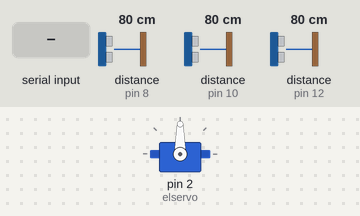
Bench run of a sketch on a simulated Arduino Uno, built with avr-gcc and run on an emulated ATmega328P. Parts: servo. The test bench sets the inputs (shaded band); at power-on: distance to the obstacle (sensors on pin 8, pin 12, pin 10) 80 cm. The echo pulse lasts 58.3 µs per cm; what the sketch prints to the serial monitor is not drawn.

Above: at 1.2 s.
1.3 s: distance to the obstacle (sensor on pin 8) set to 10 cm
2.8 s: distance to the obstacle (sensor on pin 8) set to 7 cm
At 5.5 s:
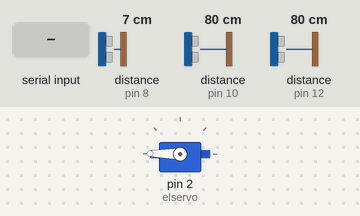
5.8 s: "2" received over the second serial link
At 6.88 s:
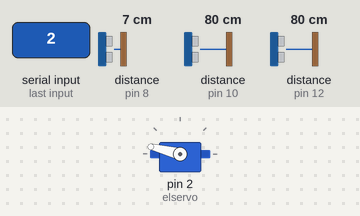
8.5 s: distance to the obstacle (sensor on pin 12) set to 2 cm
At 11.3 s:
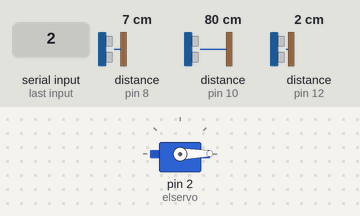
11.5 s: distance to the obstacle (sensor on pin 12) set to 7 cm
13.8 s: distance to the obstacle (sensor on pin 12) set to 10 cm
At 15.16 s:
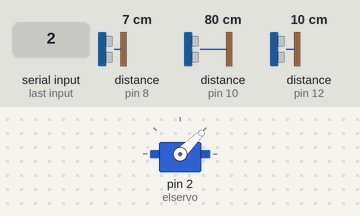
Timing chart, 0 to 17.8 s (numbered marks = the images above; inputs shaded):
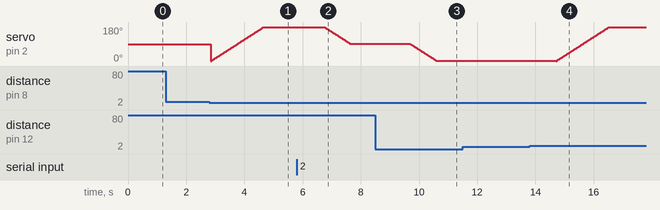

The sketch:

elevator_jy.ino
```cpp
/*SW개발자 대회_엘리베이터*/

#include <Servo.h>
#include <SoftwareSerial.h>
#include <NewPing.h>

Servo elservo; //서보모터를 elservo로 정의
SoftwareSerial elSerial(4,3); //블루투스 4번핀을 Rx, 3번핀을 Tx 설정
int Trig1 = 13;
int Echo1 = 12; //초음파센서1(1층) 핀설정
int Trig2 = 11;
int Echo2 = 10; //초음파센서2(2층) 핀설정
int Trig3 = 9;
int Echo3 = 8; //초음파센서3(3층) 핀설정
int led_1 = 7;
int led_2 = 6;
int led_3 = 5; //층별 LED 핀 설정
int flor = 1; //층 선언
unsigned char data = 0; //블루투스로 받는 데이터값 지정

    NewPing sonar1(Trig1, Echo1, 10);
    NewPing sonar2(Trig2, Echo2, 10);//NewPing헤더파일을 이용한 초음파센서의 거리 측정
    NewPing sonar3(Trig3, Echo3, 10); //최대 측정 가능 거리 10cm

void setup() {
    Serial.begin(9600); //시리얼 모니터 시작
    Serial.write("Hello elevator\n");
    elSerial.begin(9600); //블루투스 시리얼 통신 시작
    elservo.attach(2);
}

void loop() {

    delay(50);

    float distance1 = sonar1.ping_cm();
    float distance2 = sonar2.ping_cm();
    float distance3 = sonar3.ping_cm(); //각 초음파센서의 거리를 distance변수에 저장


    if(elSerial.available()) //블루투스를 한다면 원하는 층값을 받기
    {
      data = elSerial.read();

      if(data=='7')  //앱에서 특정 버튼을 누르면 아두이노로 7을 보내도록 설정해둠
      {
        elSerial.write("현재 층수는 : ");
        elSerial.print(flor);
        elSerial.write("층"); //현재 층수를 블루투스에 전송
      }
      else
      {
        Serial.write("미리 눌려진 층 : ");
      elSerial.write(data);
      elSerial.write("층을 눌렀습니다.\n");
      }
    }

    if((distance1 > 1 && distance1 < 9) || data =='1') //1층일때
    {
      digitalWrite(led_1,HIGH);
      Serial.write("1층\n");

      if(flor==2)
      {
        for(int i=90; i>0; i--)
        {
          elservo.write(i);
          delay(10);
        }
      }

      if(flor==3)
      {
        for(int i=180; i>0; i--)
        {
          elservo.write(i);
          delay(10);
        }
      }
      flor=1;
      digitalWrite(led_1,LOW);
      delay(2000);
    }


    else if((distance2 > 1 && distance2 < 9) || data =='2') //2층일때
    {
      digitalWrite(led_2,HIGH);
      Serial.write("2층\n");

      if(flor==1)
      {
        for(int i=0; i<90; i++)
        {
          elservo.write(i);
          delay(10);
        }
      }

      if(flor==3)
      {
        for(int i=180; i>90; i--)
        {
          elservo.write(i);
          delay(10);
        }
      }
      flor=2;
      digitalWrite(led_2,LOW);
      delay(2000);
    }

    else if((distance3 > 1 && distance3 < 9) || data == '3') //3층일때
    {
      digitalWrite(led_3,HIGH);
      Serial.write("3층\n");

      if(flor==1)
      {
        for(int i=0; i<180; i++)
        {
          elservo.write(i);
          delay(10);
        }
      }

      if(flor==2)
      {
        for(int i=90; i<180; i++)
        {
          elservo.write(i);
          delay(10);
        }
      }
      flor=3;
      digitalWrite(led_3,LOW);
      delay(2000);
    }
    data = 0;
}
```

Measured:
- the behaviour switches between 9 and 8 cm on distance to the obstacle (sensor on pin 8) (found by bisection; images 0 and 1)
- the behaviour switches between 8 and 9 cm on distance to the obstacle (sensor on pin 12) (found by bisection; images 3 and 4)
- after the input at 1.3 s, every drawn part: stays the same
- after the input at 11.5 s, every drawn part: stays the same
